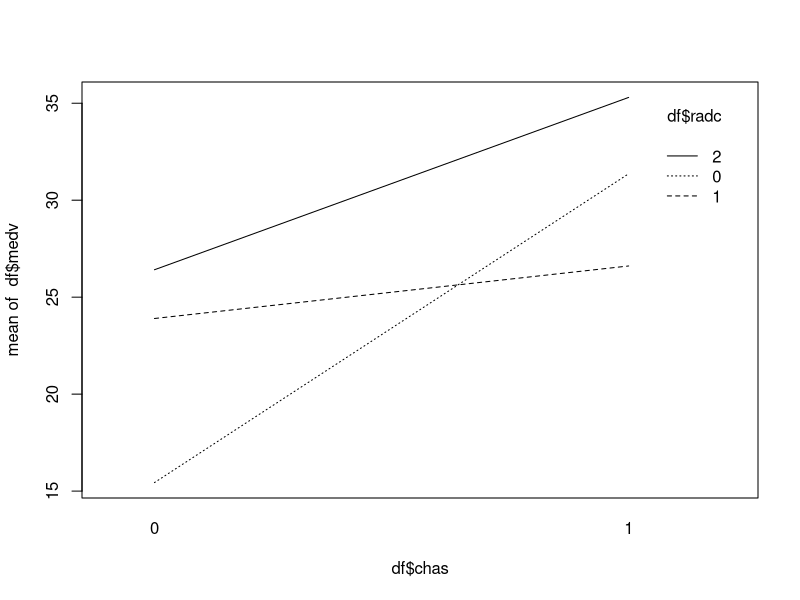
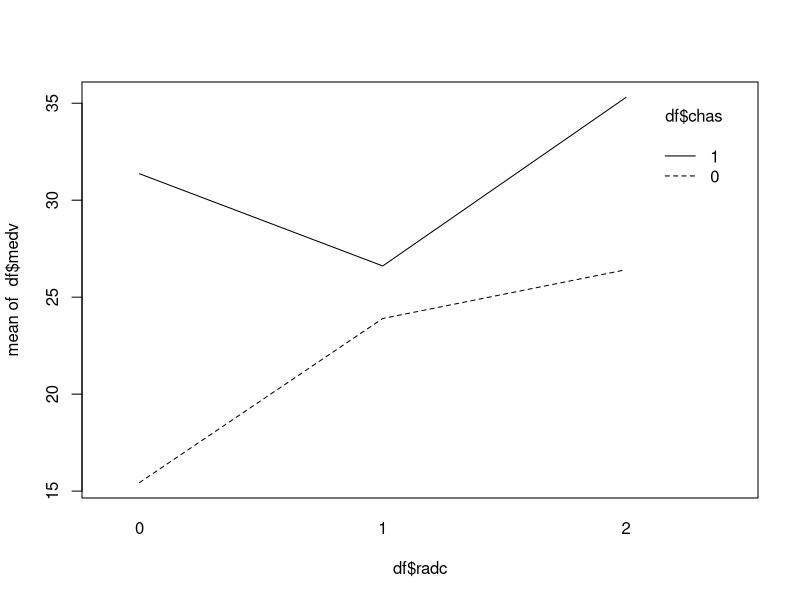

These charts were generated, in order, by the following R code:
setwd ("C:/Users/gonza/OneDrive/Documentos/Escritorio/MASTER_UBA/Modelo_lineal")
library("MASS")
df=Boston
# 1
ajuste1=lm(data=df,formula=medv~ zn + indus,x=TRUE)
resumen1=summary(ajuste1)
# estimador de varianza del error
resumen1$sigma^2

# 2
new_val=data.frame( zn=c(1),indus=c(3))
new_val

IC=predict(ajuste1,newdata=new_val,interval="confidence",level=0.90)
IC

# chequiemos los intervalos "a  mano"

xh=matrix(c(1,1,3))
X=ajuste1$x
calc_aux=t(xh) %*% solve(t(X)%*%X) %*% xh
p=ncol(X)
alfa=0.1

lm_inf_conf= t(xh)%*%ajuste1$coefficients - qt(df=nrow(df)-p,p=1-alfa/2)*resumen1$sigma *sqrt(calc_aux)
lm_sup_conf= t(xh)%*%ajuste1$coefficients + qt(df=nrow(df)-p,p=1-alfa/2)*resumen1$sigma *sqrt(calc_aux)  
lm_inf_conf;lm_sup_conf

# 3

n=nrow(df)
n

p=ncol(ajuste1$x)

a=matrix(c(0,10,1),ncol=1)
a

c=0

X=ajuste1$x

s2 <- resumen1$sigma^2

TE <- (t(a)%*%(ajuste1$coefficients)-c)/sqrt(s2*t(a)%*%solve(t(X)%*%X)%*%a)
TE

pvalor <- 2*pt(abs(TE), df=n-p,lower.tail = FALSE)
pvalor

# 4
df$radc=as.factor(ifelse(df$rad<=3,2,
                             ifelse(df$rad<=8,1,
                                    0)))                   
ajuste2=lm(data=df, formula=medv ~ zn + indus + radc, x=TRUE )                                    
resumen2=summary(ajuste2)                                    
resumen2                     

# 6
# testeso signifciancia de radc con est F usando anova:
anova(ajuste1 , ajuste2)

# hacemos el test a mano

# test F para b5=b6=b7
A=matrix(c(0,0,0,1,0,
           0,0,0,0,1),nrow=2,ncol=5,byrow=TRUE)
A

B=matrix(ajuste2$coefficients)
B

C=matrix(c(0,0))
C

q=2

X=ajuste2$x

n=nrow(X)
p=ncol(X)

F = (t(A%*% B - C) %*% solve(A %*% solve(t(X)%*%X) %*% t(A)) %*% (A%*% B - C))/(q*resumen2$sigma^2)
F
pf(q = F,df1 = q,df2 = n-p ,lower.tail = FALSE)


# 8
ajuste3=lm(data=df, formula=medv ~ zn + indus + radc + crim, x=TRUE )                                    
resumen3=summary(ajuste3)                                    
resumen3   

ajuste3_sin_radc = lm(data=df, formula=medv ~ zn + indus  + crim, x=TRUE )                                    
resumen3_sin_radc=summary(ajuste3_sin_radc)                                    
anova(ajuste3_sin_radc,ajuste3) 


A=matrix(c(0,0,0,1,0,0,
           0,0,0,0,1,0),nrow=2,ncol=6,byrow=TRUE)
A

B=matrix(ajuste3$coefficients)
B

C=matrix(c(0,0))
C

q=2

X=ajuste3$x

n=nrow(X)
p=ncol(X)

F = (t(A%*% B - C) %*% solve(A %*% solve(t(X)%*%X) %*% t(A)) %*% (A%*% B - C))/(q*resumen3$sigma^2)
F
pf(q = F,df1 = q,df2 = n-p ,lower.tail = FALSE)

# 10
interaction.plot(df$chas,df$radc,df$medv)

interaction.plot(df$radc,df$chas,df$medv)

# 12

ajuste4=lm(data=df , formula =medv ~ zn + indus + radc*chas, x=TRUE)
resumen4=summary(ajuste4)
resumen4

ajuste4_sin_int=lm(data=df , formula =medv ~ zn + indus + radc + chas, x=TRUE)
resumen4_sin_int=summary(ajuste4_sin_int)
anova(ajuste4_sin_int,ajuste4)


A=matrix(c(0,0,0,0,0,0,1,0,
           0,0,0,0,0,0,0,1),nrow=2,ncol=8,byrow=TRUE)
A

B=matrix(ajuste4$coefficients)
B

C=matrix(c(0,0))
C

q=2

X=ajuste4$x

n=nrow(X)
p=ncol(X)

F = (t(A%*% B - C) %*% solve(A %*% solve(t(X)%*%X) %*% t(A)) %*% (A%*% B - C))/(q*resumen4$sigma^2)
F
pf(q = F,df1 = q,df2 = n-p ,lower.tail = FALSE)
